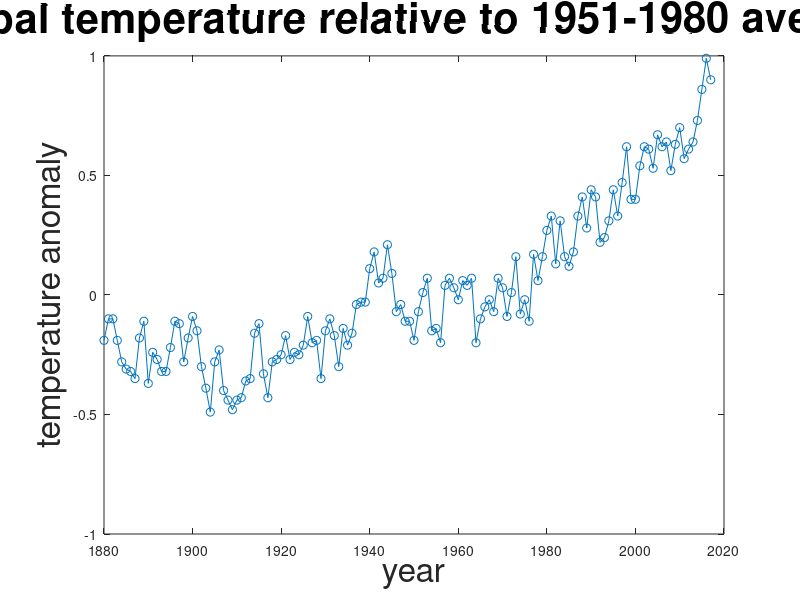
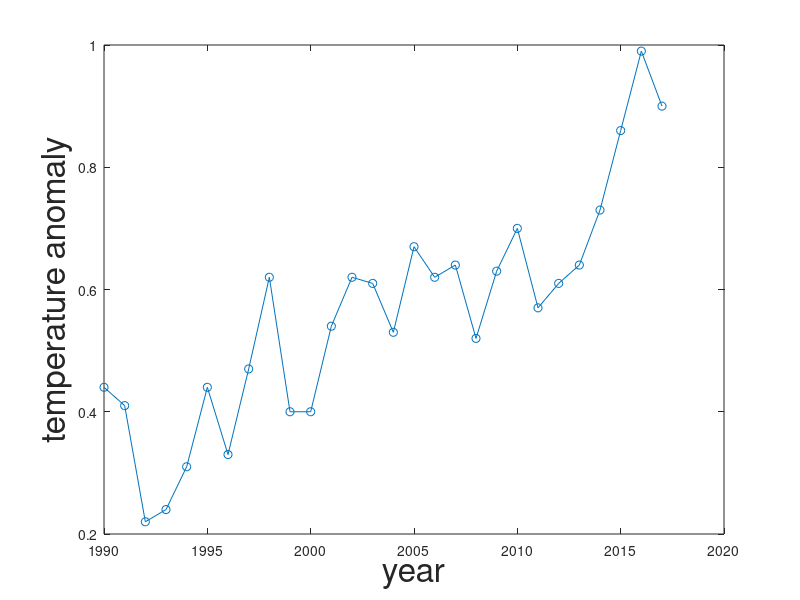

The MATLAB script that drew these images, in order:
% PLOTTEMPS  A Matlab program to read and plot global temperature data from NASA.

data = load('647_Global_Temperature_Data_File.txt');

year = data(:,1);
temp = data(:,2);

figure(1)
plot(year,temp,'o-')
xlabel('year','fontsize',24.0)
ylabel('temperature anomaly','fontsize',24.0)
title('global temperature relative to 1951-1980 average','fontsize',30.0)

year_recent = year(end-27:end);
temp_recent = temp(end-27:end);

figure(2)
plot(year_recent,temp_recent,'o-')
xlabel('year','fontsize',24.0)
ylabel('temperature anomaly','fontsize',24.0)
